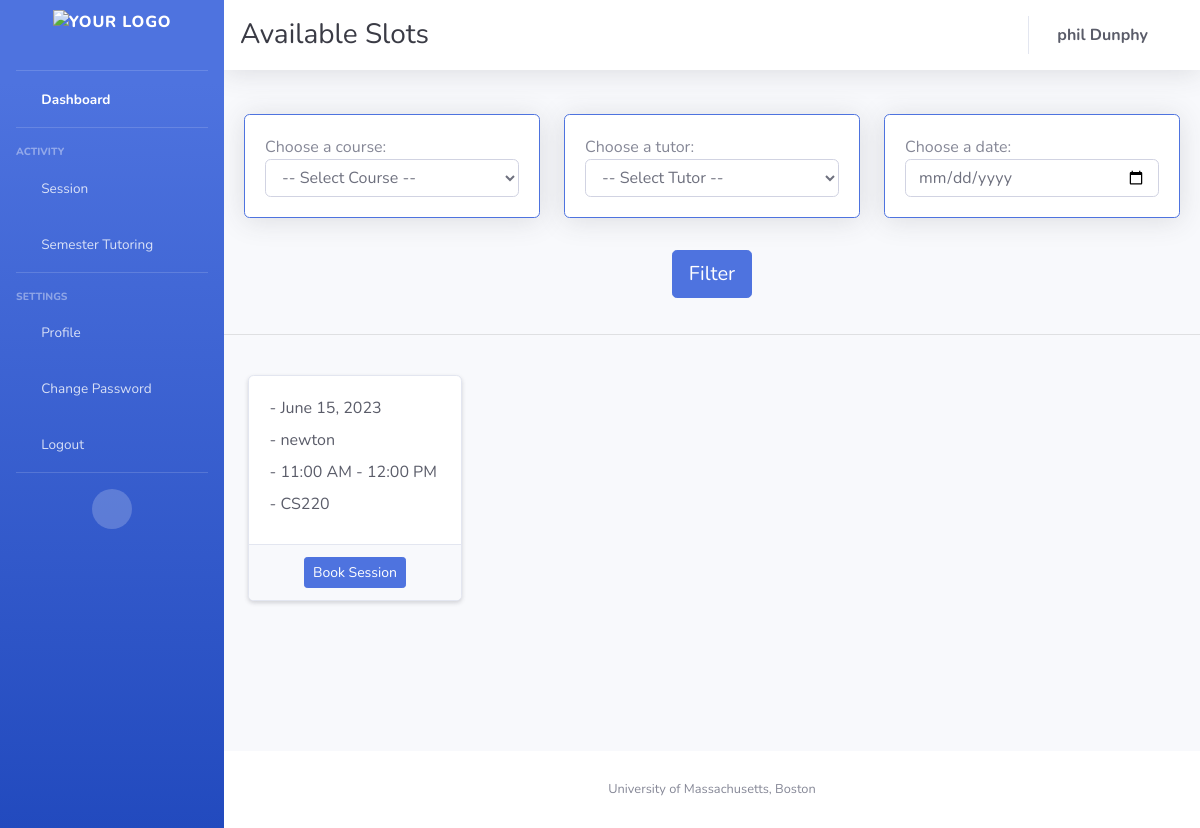
Page /available/ (signed in) on the earlier database version.
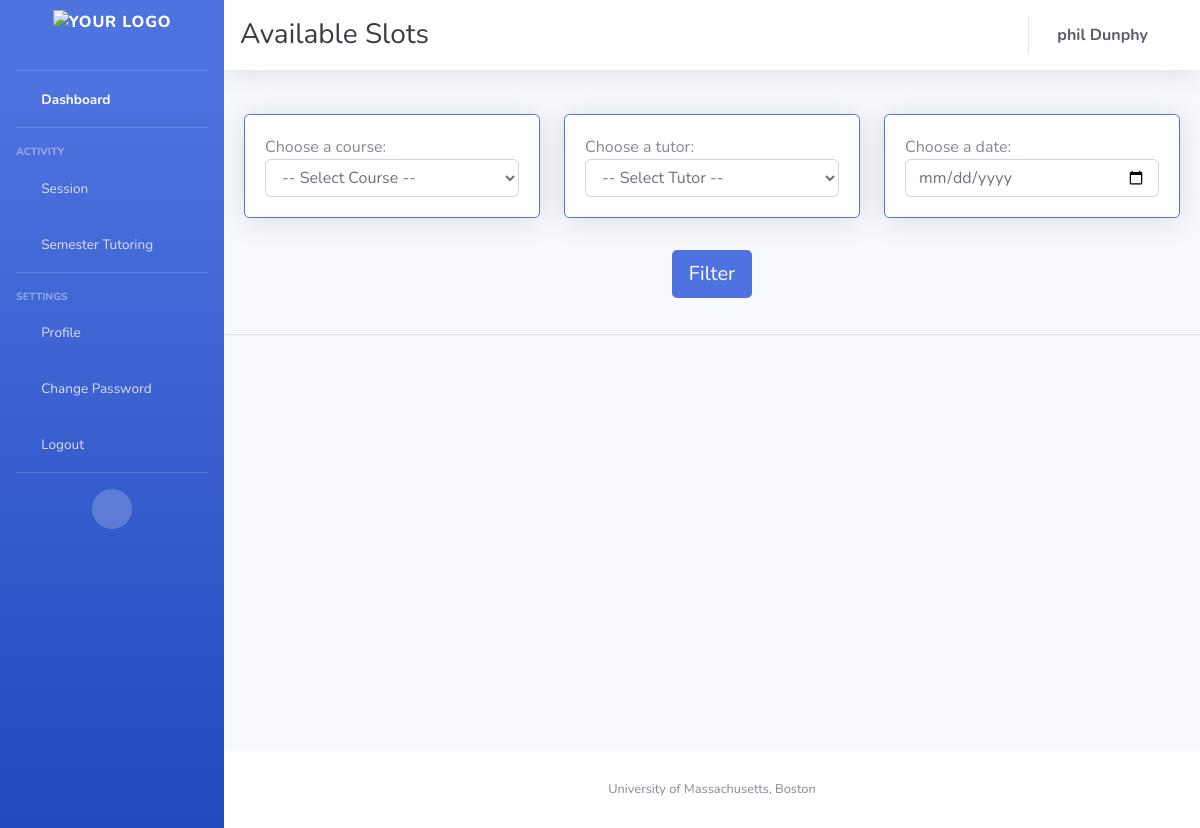
Same page on the later database version.
### appusers/models.py (models this page shows, shortened)
class Availability(models.Model):
    tutor = models.ForeignKey(Tutor, on_delete=models.CASCADE, null=True, blank=True, related_name='availabilities')
    date = models.DateField()
    timeblock = models.CharField(max_length=1, choices=TIMEBLOCK_CHOICES)
    booked_by = models.ForeignKey(Student, on_delete=models.SET_NULL, null=True, blank=True,
                                  related_name='booked_slots')
    course = models.ForeignKey(Course, on_delete=models.CASCADE)
    status = models.CharField(max_length=1, choices=STATUS_CHOICES)
    semester = models.CharField(max_length=25, null=True)

class Tutor(models.Model):
    user = models.OneToOneField(User, on_delete=models.CASCADE)
    courses = models.ManyToManyField(Course, related_name='tutors')
    profile_picture = models.URLField(default='static/images/favicons/Blue_logo.png', null=True, blank=True)
    def __str__(self):
        return self.user.username

class Course(models.Model):
    c_name = models.CharField(max_length=100)
    c_code = models.CharField(max_length=50, unique=True, null=False)
    def __str__(self):
        return self.c_name

### appusers/views.py (the view)
# urls.py: path('available/',available_slots , name='available_slots'),
@login_required
def available_slots(request):
    today = date.today()
    courses = Course.objects.all()
    tutors = Tutor.objects.all()
    if request.user.student:
        student = request.user.student
        no_show = student.no_shows
        ns = True
        slots = Availability.objects.filter(course__in=student.courses.all(), date__gt=today).order_by('date')
        if no_show > 2:
            ns = False
    else:
        slots = Availability.objects.all().filter(date__gt=today).order_by('date')
    return render(request, 'available_slot.html', {'slots': slots, 'courses': courses, 'tutors': tutors, 'ns': ns})

### templates/available_slot.html (shortened to what the changed rows need)
{% extends "base.html" %}
{% block top_heading %}
    <h1 class="h3 mb-0 text-gray-900">Available Slots</h1>
{% endblock %}
{% block content %}
{% if ns %}
    <div style="height: 400px; overflow-y: scroll;">
        <div class="container mt-4">
            <div class="row row-cols-1 row-cols-md-4 g-4">
                {% for session in slots %}
                    {% if session.status == 'A' %}
                        {% if not request.GET.course or session.course.c_name == request.GET.course %}
                            {% if not request.GET.tutor or session.tutor.user.username == request.GET.tutor %}
                                {% if not request.GET.date or session.date == request.GET.date %}
                                <div class="col mb-4">
                                    <div class="card h-100 shadow-sm">
                                        <div class="card-body text-gray-800">
                                            <div class="row mb-2"><i class="fas fa-calendar me-2"></i> - {{ session.date }}</div>
                                            <div class="row mb-2"><i class="fas fa-chalkboard-teacher me-2"></i> - {{ session.tutor }}</div>
                                            <div class="row mb-2"><i class="fas fa-clock me-2"></i> - {{ session.get_timeblock_display }}</div>
                                            <div class="row mb-2"><i class="fas fa-book me-2"></i> - {{ session.course }}</div>
                                        </div>
                                        <div class="card-footer d-flex justify-content-center">
                                            <a href="{% url 'booking_page' session.id %}" class="btn btn-primary btn-sm">Book Session</a>
                                        </div>
                                    </div>
                                </div>
                            {% endif %}
                        {% endif %}
                    {% endif %}
                    {% endif %}
                {% endfor %}
            </div>
        </div>
    </div>
{% else %}
    <p>Please Contact Admin</p>
{% endif %}
{% endblock content %}

Differences in the rows shown:
removed Availability: date "June 15, 2023", tutor "newton", timeblock "11:00 AM - 12:00 PM", course "CS220"
